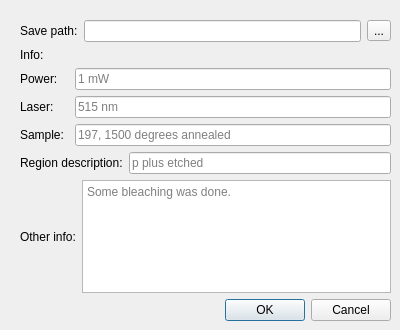
<?xml version="1.0" encoding="UTF-8"?>
<ui version="4.0">
 <class>Dialog</class>
 <widget class="QDialog" name="Dialog">
  <property name="geometry">
   <rect>
    <x>0</x>
    <y>0</y>
    <width>400</width>
    <height>330</height>
   </rect>
  </property>
  <property name="windowTitle">
   <string>Dialog</string>
  </property>
  <widget class="QWidget" name="">
   <property name="geometry">
    <rect>
     <x>20</x>
     <y>20</y>
     <width>371</width>
     <height>301</height>
    </rect>
   </property>
   <layout class="QVBoxLayout" name="verticalLayout_3">
    <item>
     <layout class="QVBoxLayout" name="verticalLayout_2">
      <item>
       <layout class="QHBoxLayout" name="horizontalLayout">
        <item>
         <widget class="QLabel" name="label">
          <property name="text">
           <string>Save path:</string>
          </property>
         </widget>
        </item>
        <item>
         <widget class="QLineEdit" name="save_path_lineEdit"/>
        </item>
        <item>
         <widget class="QToolButton" name="save_toolButton">
          <property name="text">
           <string>...</string>
          </property>
         </widget>
        </item>
       </layout>
      </item>
      <item>
       <layout class="QVBoxLayout" name="verticalLayout">
        <item>
         <layout class="QHBoxLayout" name="horizontalLayout_3"/>
        </item>
        <item>
         <widget class="QLabel" name="label_2">
          <property name="text">
           <string>Info:</string>
          </property>
         </widget>
        </item>
        <item>
         <layout class="QGridLayout" name="gridLayout">
          <item row="1" column="0">
           <widget class="QLabel" name="label_4">
            <property name="text">
             <string>Laser:</string>
            </property>
           </widget>
          </item>
          <item row="2" column="0">
           <widget class="QLabel" name="label_5">
            <property name="text">
             <string>Sample:</string>
            </property>
           </widget>
          </item>
          <item row="0" column="1" colspan="2">
           <widget class="QLineEdit" name="power_lineEdit">
            <property name="placeholderText">
             <string>1 mW</string>
            </property>
           </widget>
          </item>
          <item row="2" column="1" colspan="2">
           <widget class="QLineEdit" name="sample_lineEdit">
            <property name="placeholderText">
             <string>197, 1500 degrees annealed</string>
            </property>
           </widget>
          </item>
          <item row="3" column="0" colspan="2">
           <widget class="QLabel" name="label_6">
            <property name="text">
             <string>Region description:</string>
            </property>
           </widget>
          </item>
          <item row="0" column="0">
           <widget class="QLabel" name="label_3">
            <property name="text">
             <string>Power:</string>
            </property>
           </widget>
          </item>
          <item row="1" column="1" colspan="2">
           <widget class="QLineEdit" name="laser_lineEdit">
            <property name="placeholderText">
             <string>515 nm </string>
            </property>
           </widget>
          </item>
          <item row="3" column="2">
           <widget class="QLineEdit" name="region_lineEdit">
            <property name="placeholderText">
             <string>p plus etched</string>
            </property>
           </widget>
          </item>
         </layout>
        </item>
       </layout>
      </item>
      <item>
       <layout class="QHBoxLayout" name="horizontalLayout_2">
        <item>
         <widget class="QLabel" name="label_7">
          <property name="text">
           <string>Other info:</string>
          </property>
         </widget>
        </item>
        <item>
         <widget class="QTextEdit" name="other_textEdit">
          <property name="placeholderText">
           <string>Some bleaching was done. </string>
          </property>
         </widget>
        </item>
       </layout>
      </item>
     </layout>
    </item>
    <item>
     <widget class="QDialogButtonBox" name="buttonBox">
      <property name="orientation">
       <enum>Qt::Horizontal</enum>
      </property>
      <property name="standardButtons">
       <set>QDialogButtonBox::Cancel|QDialogButtonBox::Ok</set>
      </property>
     </widget>
    </item>
   </layout>
  </widget>
 </widget>
 <resources/>
 <connections>
  <connection>
   <sender>buttonBox</sender>
   <signal>accepted()</signal>
   <receiver>Dialog</receiver>
   <slot>accept()</slot>
   <hints>
    <hint type="sourcelabel">
     <x>248</x>
     <y>254</y>
    </hint>
    <hint type="destinationlabel">
     <x>157</x>
     <y>274</y>
    </hint>
   </hints>
  </connection>
  <connection>
   <sender>buttonBox</sender>
   <signal>rejected()</signal>
   <receiver>Dialog</receiver>
   <slot>reject()</slot>
   <hints>
    <hint type="sourcelabel">
     <x>316</x>
     <y>260</y>
    </hint>
    <hint type="destinationlabel">
     <x>286</x>
     <y>274</y>
    </hint>
   </hints>
  </connection>
 </connections>
</ui>
